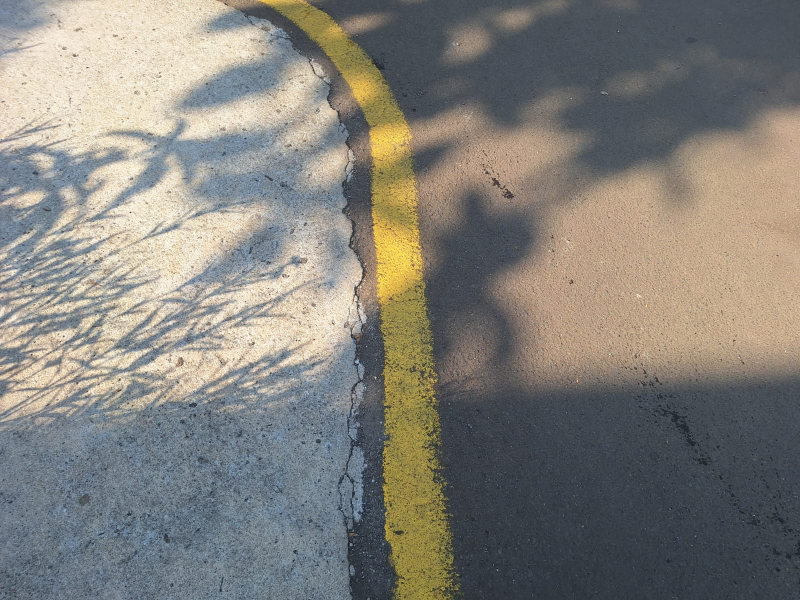
#> input picture WhatsApp Image 2025-05-07 at 09.51.21_25d343e4.jpg, 1600 x 1200 px, given in place of WhatsApp Video 2025-05-07 at 09.51.21_74c3f56a.mp4, which was not available (shown at 1/2 size)
$ python line_gmm_homography_refinement.py
#> lines starting #> are read from the running program, lines starting #| are printed output that depends on the picture; after the words box and inside, x2 and y2 are one past the last pixel; in counts of white or black regions, pixels touching at a corner belong together; pictures that were not available may be replaced by others from this repository, and a replacement may not be noted
# [138 lines of commented-out code are left out]

import cv2
import numpy as np
from sklearn.mixture import GaussianMixture

def sample_line_pixels(frame, roi_box):
    x, y, w, h = roi_box
    roi = frame[y:y+h, x:x+w]
    samples = roi.reshape(-1, 3)
    return samples

def segment_using_gmm(frame, gmm, threshold=0.9):
    h, w, _ = frame.shape
    reshaped = frame.reshape(-1, 3)
    probs = np.exp(gmm.score_samples(reshaped))
    probs = probs.reshape(h, w)
    mask = (probs > np.percentile(probs, threshold * 100)).astype(np.uint8) * 255
    return mask

def estimate_homography(prev_gray, curr_gray):
    # Gunakan feature matching + optical flow
    orb = cv2.ORB_create(500)
    kp1, des1 = orb.detectAndCompute(prev_gray, None)
    kp2, des2 = orb.detectAndCompute(curr_gray, None)
    if des1 is None or des2 is None:
        return None

    bf = cv2.BFMatcher(cv2.NORM_HAMMING)
    matches = bf.knnMatch(des1, des2, k=2)
    good = [m[0] for m in matches if len(m) == 2 and m[0].distance < 0.75 * m[1].distance]

    if len(good) > 10:
        pts1 = np.float32([kp1[m.queryIdx].pt for m in good]).reshape(-1, 1, 2)
        pts2 = np.float32([kp2[m.trainIdx].pt for m in good]).reshape(-1, 1, 2)
        H, _ = cv2.findHomography(pts1, pts2, cv2.RANSAC)
        return H
    return None

cap = cv2.VideoCapture("WhatsApp Video 2025-05-07 at 09.51.21_74c3f56a.mp4")

ret, first_frame = cap.read()
#> first_frame is the input picture: shape (1200, 1600, 3); mean B, G, R 122.5, 128.7, 131.2
if not ret:
    raise Exception("Video tidak terbaca.")
first_frame = cv2.resize(first_frame, (640, 480))
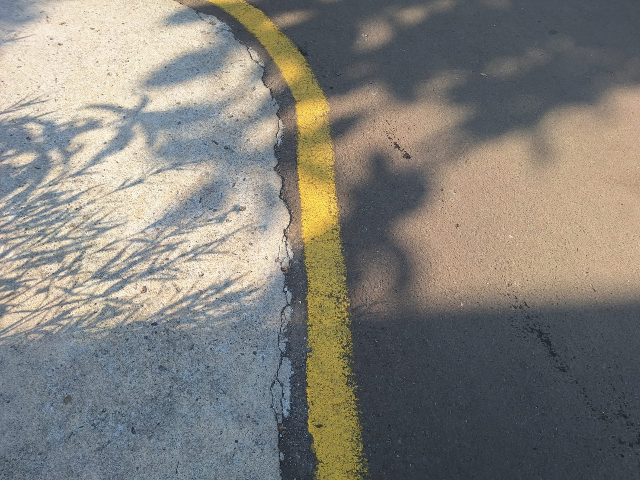
#> first_frame: shape (480, 640, 3); mean B, G, R 122.4, 128.6, 131.1

# ==== Inisialisasi: Pelatihan GMM ====
roi_box = (320, 300, 30, 30)  # Ubah untuk ambil warna garis
samples = sample_line_pixels(first_frame, roi_box)
#> in sample_line_pixels, `roi = frame[y:y+h, x:x+w]`:
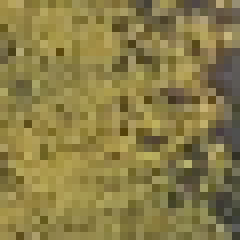
#> roi: shape (30, 30, 3) (shown 8 times larger); mean B, G, R 71.2, 124.9, 137.6
#> in sample_line_pixels, `samples = roi.reshape(-1, 3)`: samples = 900 rows, first 8: [75, 145, 165], [93, 164, 182], [104, 164, 183], [56, 114, 131], [54, 121, 135], [75, 142, 152], [48, 111, 125], [66, 139, 152]
gmm = GaussianMixture(n_components=2, covariance_type='full')
gmm.fit(samples)

# ==== Segmentasi Awal ====
prev_frame = first_frame.copy()
prev_mask = segment_using_gmm(prev_frame, gmm)
#> in segment_using_gmm, `probs = probs.reshape(h, w)`:
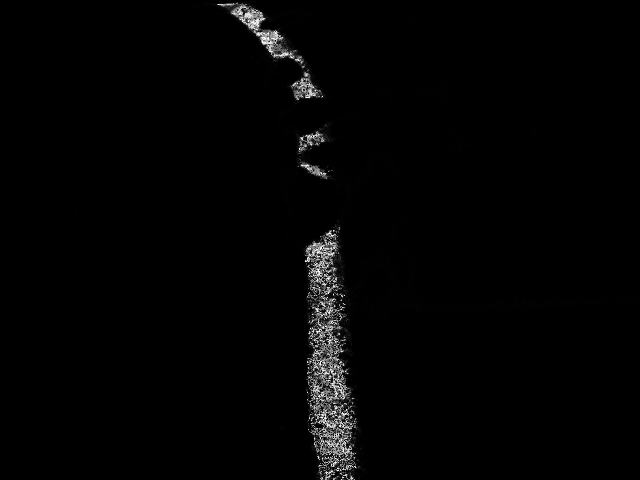
#> probs: shape (480, 640) float64; min 2.42e-21, max 0.000119, mean 1.77e-06; drawn with min black and max white
#> in segment_using_gmm, `mask = (probs > np.percentile(probs, threshold * 100)).astype(np.uint8..`:
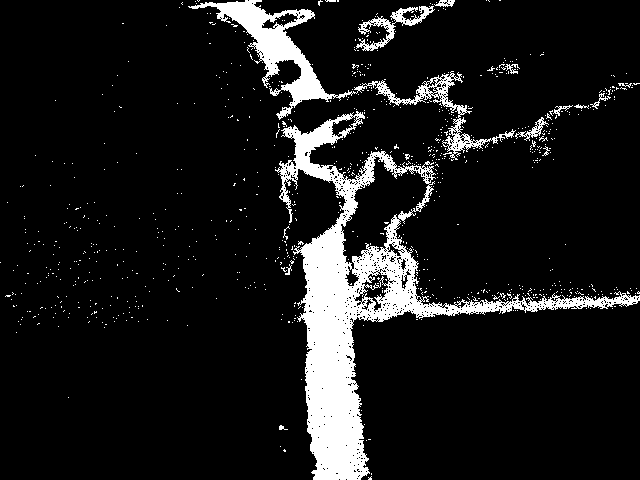
#> mask: shape (480, 640); 10% white; 816 white regions (801 under 20 px), largest, box (x1, y1, x2, y2) and area: (275, 111, 640, 480) 21574, (188, 0, 516, 160) 6072, (356, 6, 435, 51) 872
prev_gray = cv2.cvtColor(prev_frame, cv2.COLOR_BGR2GRAY)
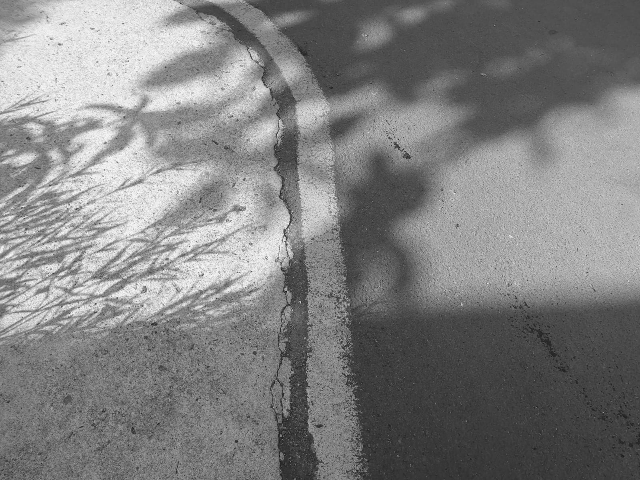
#> prev_gray: shape (480, 640); min 19, max 252, mean 128.7

while True:
    ret, frame = cap.read()
    if not ret:
        break

    frame = cv2.resize(frame, (640, 480))
    gray = cv2.cvtColor(frame, cv2.COLOR_BGR2GRAY)

    # === Estimasi Homography dari frame sebelumnya ===
    H = estimate_homography(prev_gray, gray)
#> in estimate_homography, `kp1, des1 = orb.detectAndCompute(prev_gray, None)`: kp1 = 500 keypoints; strongest (x, y, size): (284, 234, 31), (284, 231, 31), (284, 229, 31), (286, 288, 31)
#> in estimate_homography, `kp2, des2 = orb.detectAndCompute(curr_gray, None)`: kp2 has the same summary as kp1
#> in estimate_homography, `matches = bf.knnMatch(des1, des2, k=2)`: matches = 500 matches
#> in estimate_homography, `pts1 = np.float32([kp1[m.queryIdx].pt for m in good]).reshape(-1, 1, 2)`: pts1 = 500 rows, first 8: [106, 300], [141, 292], [202, 275], [244, 178], [281, 435], [142, 306], [284, 234], [67, 208]
#> in estimate_homography, `pts2 = np.float32([kp2[m.trainIdx].pt for m in good]).reshape(-1, 1, 2)`: pts2 has the same summary as pts1
#> in estimate_homography, `H, _ = cv2.findHomography(pts1, pts2, cv2.RANSAC)`: H = [[1, -1.96e-16, -1.3e-13], [8.1e-16, 1, -6.1e-14], [4.04e-18, -9.8e-19, 1]]

    if H is not None:
        # Warp mask sebelumnya ke frame sekarang
        warped_mask = cv2.warpPerspective(prev_mask, H, (frame.shape[1], frame.shape[0]))
        mask = warped_mask

        # Jika terlalu berbeda dari hasil segmentasi ulang → pakai segmentasi baru
        area = cv2.countNonZero(mask)
#> area = 30720
        if area < 1000 or area > 50000:
            mask = segment_using_gmm(frame, gmm)
    else:
        # Jika homography gagal → lakukan segmentasi penuh
        mask = segment_using_gmm(frame, gmm)

    # Filter noise
    kernel = np.ones((5, 5), np.uint8)
    mask = cv2.morphologyEx(mask, cv2.MORPH_OPEN, kernel)
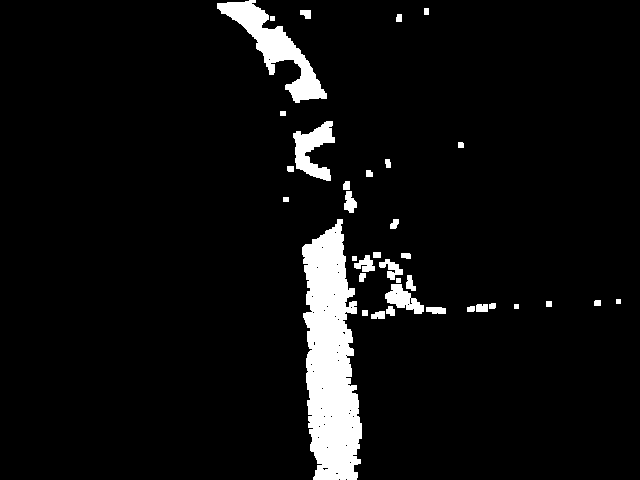
#> mask: shape (480, 640); 5.9% white; 36 white regions, largest, box (x1, y1, x2, y2) and area: (302, 219, 362, 480) 10974, (217, 0, 327, 103) 3241, (293, 121, 335, 181) 1267

    # Visualisasi
    result = cv2.bitwise_and(frame, frame, mask=mask)
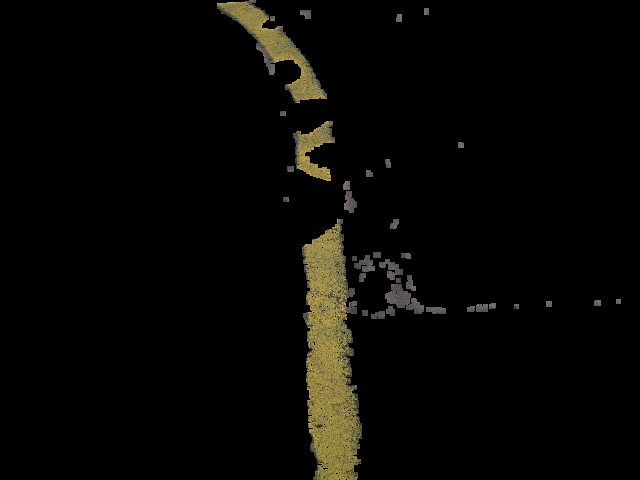
#> result: shape (480, 640, 3); mean B, G, R 4.3, 7, 7.6
    cv2.imshow("Mask", mask)
    cv2.imshow("Result", result)

    # Update frame sebelumnya
    prev_frame = frame.copy()
    prev_gray = gray.copy()
    prev_mask = mask.copy()

    if cv2.waitKey(10) == ord('q'):
#> (key q is pressed here)
        break

cap.release()
cv2.destroyAllWindows()
